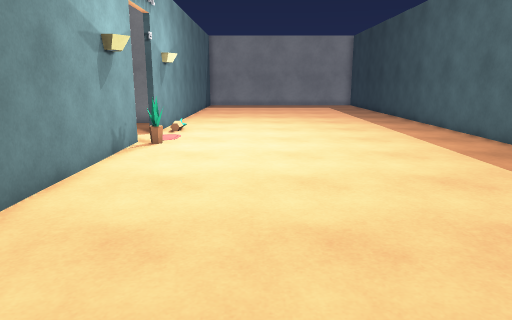
view 1 (above)

15 first-person views from a walk through a 3-D level made in the Unity game engine. The camera is 1.4 m above the floor, tilts 12° down and sees 70° across. The floor is counted in squares, 0.67 m on a side. Each view is taken from the middle of a square. On the plan, view 1 faces up. The plan holds only what a view shows up to about 19 squares ahead; the rest is blank. The place goes on beyond the plan. The player character is not drawn. Surface patterns are stand-ins for the level's own textures.

view 2
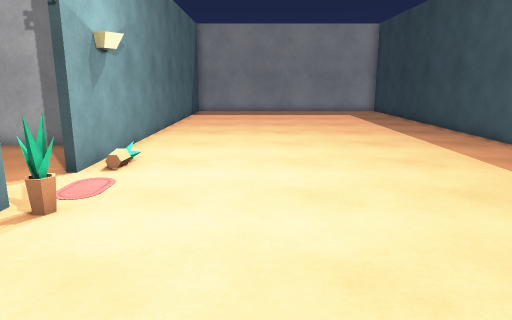

view 3
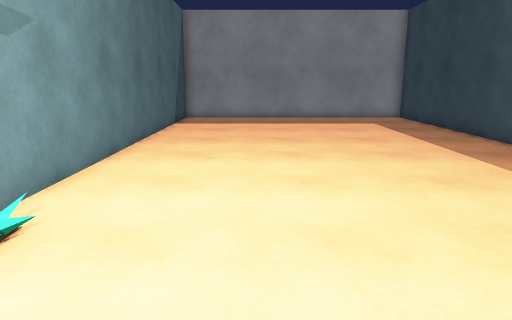

view 4
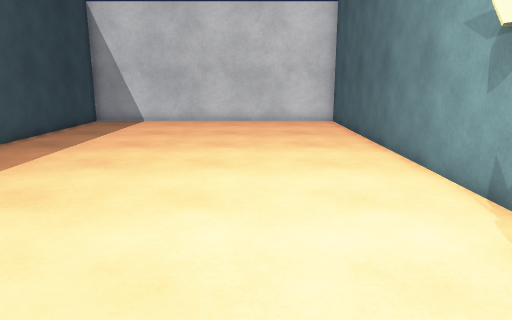

view 5
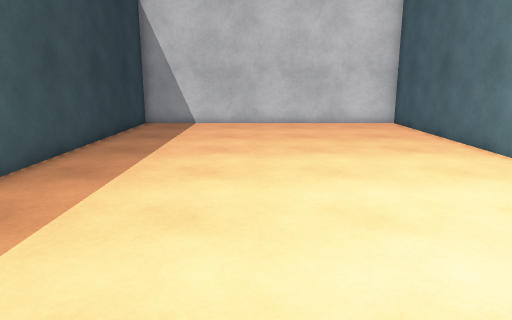

view 6
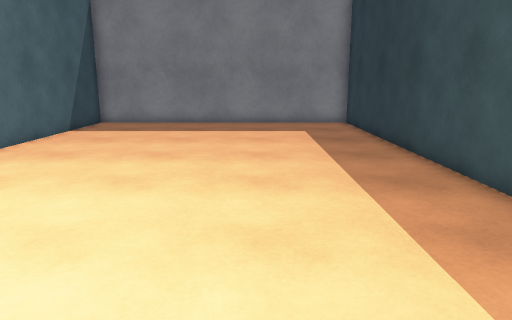

view 7
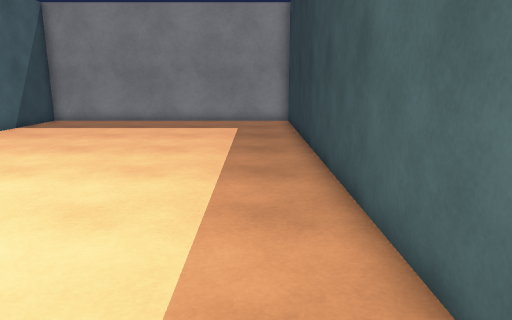

view 8
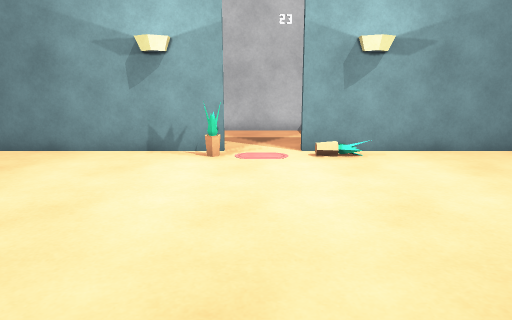

view 9
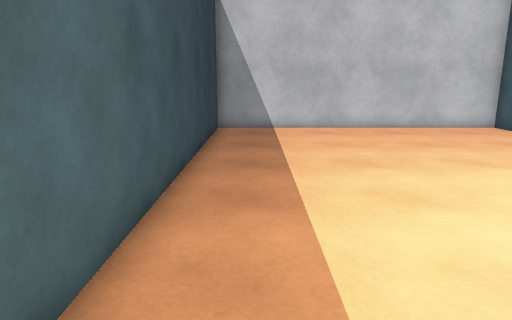

view 10
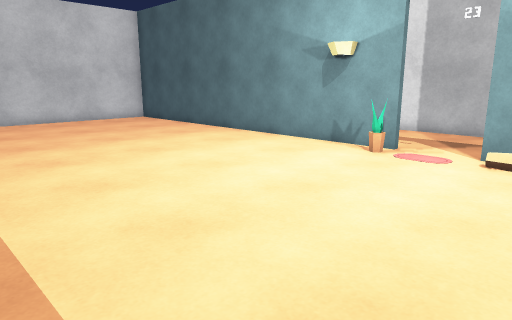

view 11
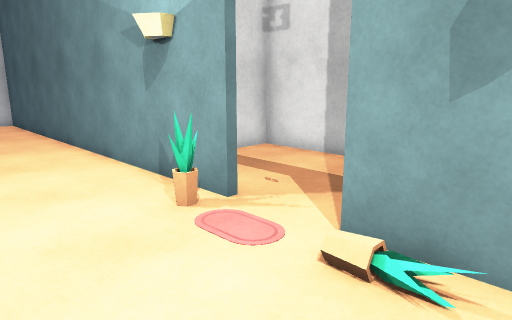

view 12
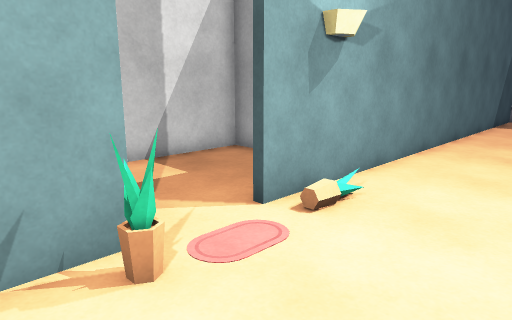

view 13
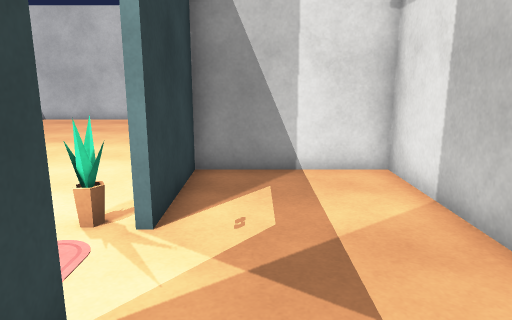

view 14
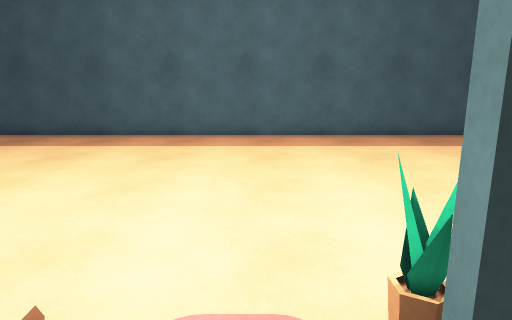

view 15
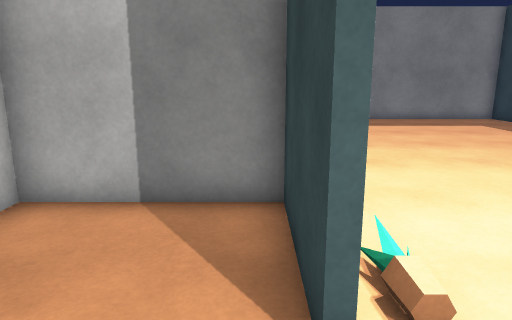

### Floor plan
Points are (right, up) in squares from view 1. A wall is a line through its corners. A room is listed if a view was taken in it or the views show most of it. See-through windows are left out.
Room 1 (views 1, 2, 3, 4, 5, 6, 7, 8, 9, 10, 11, 12)
walls: (-4.2, 13.1) (-4.2, -3.2) (8.8, -3.2) (8.8, 34.4) (-4.2, 34.4) (-4.2, 15.4)
ways out: opening at (-4, 14) to room 2
objects: other object (-3, 13); other object (-3, 16)
Room 2 (views 13, 14, 15)
walls: (-4.5, 15.4) (-4.5, 19.2) (-9.3, 19.2) (-9.3, 9.3) (-4.5, 9.3) (-4.5, 13.1)
ways out: opening at (-4, 14) to room 1

Where each view was taken, in squares from view 1:
view 1: 0 up, 0 right, facing up
view 2: 7 up, 0 right, facing up
view 3: 12 up, 0 right, facing up
view 4: 17 up, 0 right, facing down
view 5: 16 up, 3 right, facing down
view 6: 15 up, 4 right, facing up
view 7: 14 up, 7 right, facing up
view 8: 14 up, 7 right, facing left
view 9: 14 up, 7 right, facing down
view 10: 18 up, 7 right, facing down-left
view 11: 18 up, 0 right, facing down-left
view 12: 11 up, 0 right, facing up-left
view 13: 18 up, 6 left, facing down
view 14: 14 up, 6 left, facing right
view 15: 13 up, 5 left, facing up
